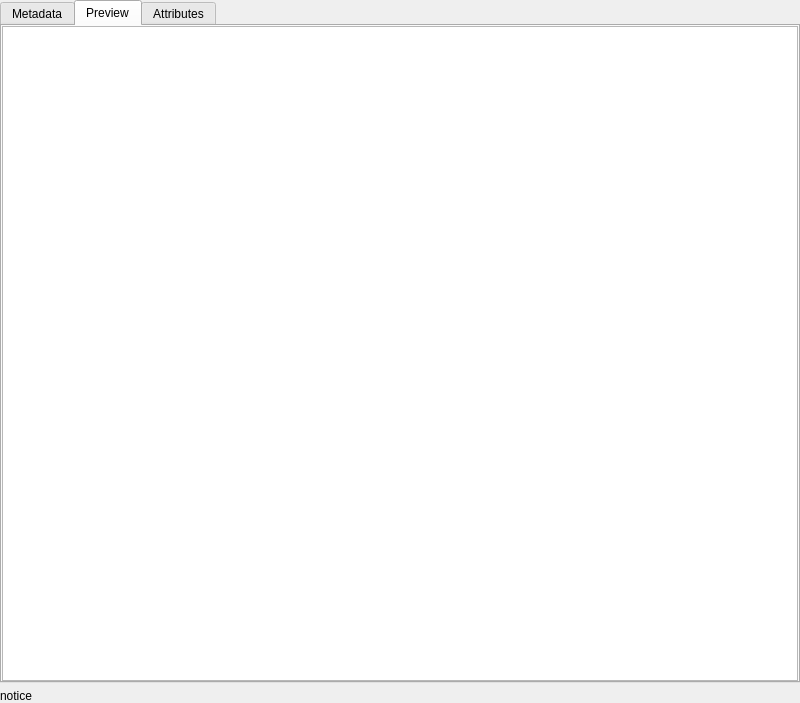
<?xml version="1.0" encoding="UTF-8"?>
<ui version="4.0">
 <class>QgsBrowserLayerPropertiesBase</class>
 <widget class="QWidget" name="QgsBrowserLayerPropertiesBase">
  <property name="geometry">
   <rect>
    <x>0</x>
    <y>0</y>
    <width>800</width>
    <height>703</height>
   </rect>
  </property>
  <layout class="QVBoxLayout" name="verticalLayout">
   <property name="leftMargin">
    <number>0</number>
   </property>
   <property name="topMargin">
    <number>0</number>
   </property>
   <property name="rightMargin">
    <number>0</number>
   </property>
   <property name="bottomMargin">
    <number>0</number>
   </property>
   <item>
    <widget class="QTabWidget" name="mTabWidget">
     <property name="tabShape">
      <enum>QTabWidget::Rounded</enum>
     </property>
     <property name="currentIndex">
      <number>1</number>
     </property>
     <widget class="QWidget" name="tab">
      <attribute name="title">
       <string>Metadata</string>
      </attribute>
      <layout class="QVBoxLayout" name="verticalLayout_2">
       <property name="leftMargin">
        <number>0</number>
       </property>
       <property name="topMargin">
        <number>0</number>
       </property>
       <property name="rightMargin">
        <number>0</number>
       </property>
       <property name="bottomMargin">
        <number>0</number>
       </property>
       <item>
        <widget class="QTextBrowser" name="mMetadataTextBrowser"/>
       </item>
      </layout>
     </widget>
     <widget class="QWidget" name="mPreviewTab">
      <attribute name="title">
       <string>Preview</string>
      </attribute>
      <layout class="QHBoxLayout" name="horizontalLayout">
       <property name="leftMargin">
        <number>0</number>
       </property>
       <property name="topMargin">
        <number>0</number>
       </property>
       <property name="rightMargin">
        <number>0</number>
       </property>
       <property name="bottomMargin">
        <number>0</number>
       </property>
       <item>
        <widget class="QgsMapCanvas" name="mMapCanvas"/>
       </item>
      </layout>
     </widget>
     <widget class="QWidget" name="mAttributesTab">
      <attribute name="title">
       <string>Attributes</string>
      </attribute>
      <layout class="QHBoxLayout" name="horizontalLayout_2">
       <property name="leftMargin">
        <number>0</number>
       </property>
       <property name="topMargin">
        <number>0</number>
       </property>
       <property name="rightMargin">
        <number>0</number>
       </property>
       <property name="bottomMargin">
        <number>0</number>
       </property>
       <item>
        <widget class="QgsAttributeTableView" name="mAttributeTable"/>
       </item>
      </layout>
     </widget>
    </widget>
   </item>
   <item>
    <widget class="QLabel" name="mNoticeLabel">
     <property name="enabled">
      <bool>true</bool>
     </property>
     <property name="text">
      <string>notice</string>
     </property>
    </widget>
   </item>
  </layout>
 </widget>
 <customwidgets>
  <customwidget>
   <class>QgsMapCanvas</class>
   <extends>QGraphicsView</extends>
   <header>qgsmapcanvas.h</header>
   <container>1</container>
  </customwidget>
  <customwidget>
   <class>QgsAttributeTableView</class>
   <extends>QTableView</extends>
   <header>qgsattributetableview.h</header>
  </customwidget>
 </customwidgets>
 <resources/>
 <connections/>
</ui>
